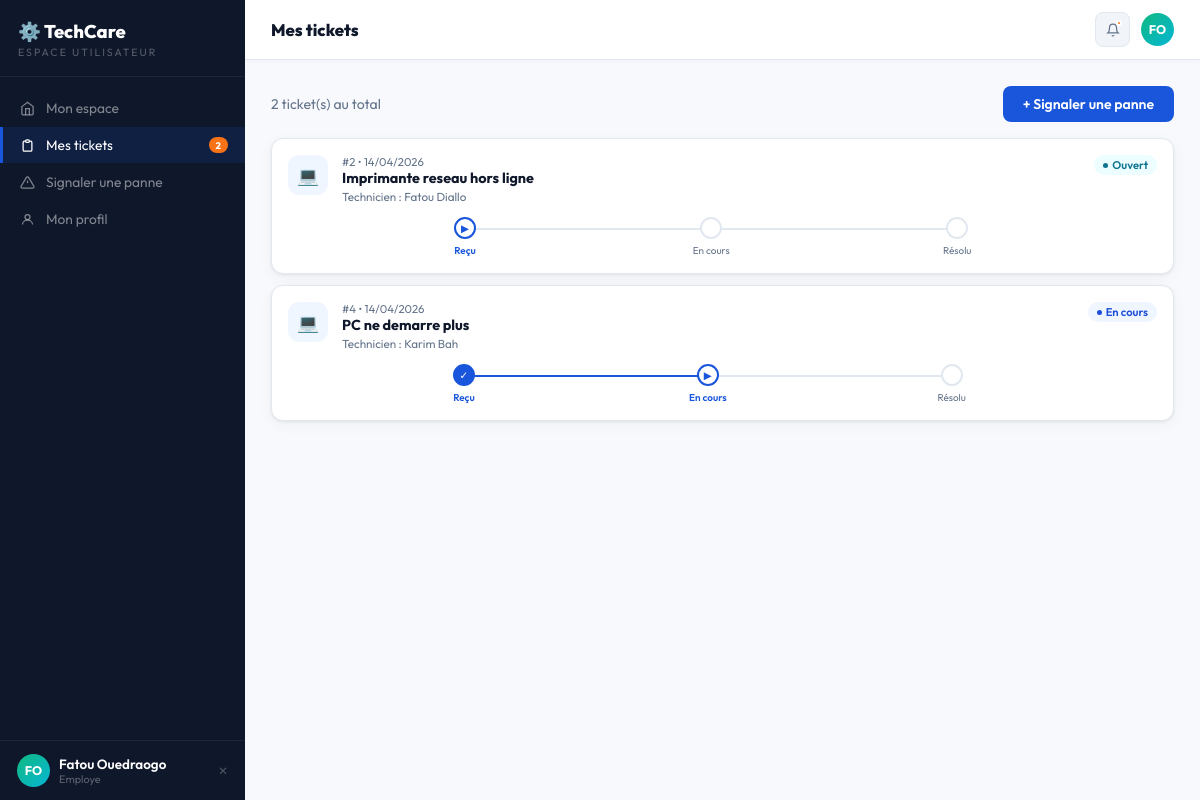
Page /dashboard.php?p=tickets (signed in) on the committed database.
### tables this page shows
CREATE TABLE tickets (
  id               INT AUTO_INCREMENT PRIMARY KEY,
  titre            VARCHAR(200) NOT NULL,
  description      TEXT         DEFAULT NULL,
  appareil_id      INT          DEFAULT NULL,
  demandeur_id     INT          DEFAULT NULL,
  nom_public       VARCHAR(100) DEFAULT NULL,
  email_public     VARCHAR(150) DEFAULT NULL,
  service_public   VARCHAR(100) DEFAULT NULL,
  priorite         ENUM('basse','normale','haute','critique') DEFAULT 'normale',
  statut           ENUM('ouvert','en_cours','resolu') DEFAULT 'ouvert',
  date_creation    DATETIME     DEFAULT CURRENT_TIMESTAMP,
  date_resolution  DATETIME     DEFAULT NULL,
  FOREIGN KEY (appareil_id)  REFERENCES appareils(id) ON DELETE SET NULL,
  FOREIGN KEY (demandeur_id) REFERENCES utilisateurs(id) ON DELETE SET NULL
);

### dashboard.php (the view, shortened to what this page needs)
<?php
require_once 'config.php';
$uid=$_SESSION['user_id']; $unom=$_SESSION['user_nom']; $urole=$_SESSION['user_role'];
$panel=$_GET['p']??'accueil';
$q=$pdo->prepare("SELECT t.*,a.nom AS anom,adm.nom AS technom FROM tickets t LEFT JOIN appareils a ON t.appareil_id=a.id LEFT JOIN interventions i ON i.ticket_id=t.id LEFT JOIN admins adm ON i.technicien_id=adm.id WHERE t.demandeur_id=? ORDER BY t.date_creation DESC");
$q->execute([$uid]); $mes=$q->fetchAll();
$nb_tot=count($mes);
$nb_ouv=count(array_filter($mes,fn($t)=>$t['statut']==='ouvert'));
$nb_enc=count(array_filter($mes,fn($t)=>$t['statut']==='en_cours'));
$nb_res=count(array_filter($mes,fn($t)=>$t['statut']==='resolu'));
$ini=initiales($unom);
function stTrack(string $statut):string {
  $steps=['ouvert'=>'Reçu','en_cours'=>'En cours','resolu'=>'Résolu'];
  $order=['ouvert'=>1,'en_cours'=>2,'resolu'=>3];
  $cur=$order[$statut]??1; $html='<div class="st-track">';
  foreach($steps as $k=>$lbl){
    $n=$order[$k]; $cls=''; $sym='';
    if($cur>$n){$cls='done';$sym='✓';}
    elseif($cur===$n){$cls='cur';$sym='▶';}
    $html.='<div class="st-step '.($cls?$cls:'').'"><div class="st-dot '.($cls?$cls:''). '">'.$sym.'</div><div class="st-lbl '.($cls?$cls:'').'">'.$lbl.'</div></div>';
  }
  return $html.'</div>';
}
?><!DOCTYPE html><html lang="fr"><head>
<link rel="stylesheet" href="assets/style.css">
</head><body>
<div class="app-layout">
  <aside class="sidebar">
    <div class="sb-logo"><div class="sb-logo-name">⚙️ TechCare</div><div class="sb-logo-role">Espace Utilisateur</div></div>
    <nav class="sb-nav">
      <a href="?p=accueil" class="sb-item <?php echo $panel==='accueil'?'active':''; ?>">
        <svg viewBox="0 0 24 24" fill="none" stroke="currentColor" stroke-width="2"><path d="M3 9l9-7 9 7v11a2 2 0 01-2 2H5a2 2 0 01-2-2z"/><polyline points="9 22 9 12 15 12 15 22"/></svg>Mon espace
      </a>
      <a href="?p=tickets" class="sb-item <?php echo $panel==='tickets'?'active':''; ?>">
        <svg viewBox="0 0 24 24" fill="none" stroke="currentColor" stroke-width="2"><path d="M9 5H7a2 2 0 00-2 2v12a2 2 0 002 2h10a2 2 0 002-2V7a2 2 0 00-2-2h-2"/><rect x="9" y="3" width="6" height="4" rx="2"/></svg>Mes tickets
        <?php if($nb_ouv+$nb_enc>0): ?><span class="sb-badge"><?php echo $nb_ouv+$nb_enc; ?></span><?php endif; ?>
      </a>
      <a href="?p=nouveau" class="sb-item <?php echo $panel==='nouveau'?'active':''; ?>">
        <svg viewBox="0 0 24 24" fill="none" stroke="currentColor" stroke-width="2"><path d="M10.29 3.86L1.82 18a2 2 0 001.71 3h16.94a2 2 0 001.71-3L13.71 3.86a2 2 0 00-3.42 0z"/><line x1="12" y1="9" x2="12" y2="13"/><line x1="12" y1="17" x2="12.01" y2="17"/></svg>Signaler une panne
      </a>
      <a href="?p=profil" class="sb-item <?php echo $panel==='profil'?'active':''; ?>">
        <svg viewBox="0 0 24 24" fill="none" stroke="currentColor" stroke-width="2"><circle cx="12" cy="8" r="4"/><path d="M4 20c0-4 3.6-7 8-7s8 3 8 7"/></svg>Mon profil
      </a>
    </nav>
    <div class="sb-footer">
      <div class="sb-user">
        <div class="sb-av" style="background:linear-gradient(135deg,#10b981,#06b6d4)"><?php echo $ini; ?></div>
        <div><div class="sb-uname"><?php echo clean($unom); ?></div><div class="sb-urole"><?php echo ucfirst($urole); ?></div></div>
        <a href="process/logout.php" class="sb-logout" title="Déconnexion">✕</a>
      </div>
    </div>
  </aside>
  <main class="app-main">
    <div class="topbar">
      <div class="topbar-title" id="usr-title"><?php echo match($panel){'accueil'=>'Mon espace','tickets'=>'Mes tickets','nouveau'=>'Signaler une panne','profil'=>'Mon profil',default=>'Mon espace'}; ?></div>
      <div class="topbar-right">
        <div class="icon-btn"><svg width="14" height="14" viewBox="0 0 24 24" fill="none" stroke="currentColor" stroke-width="2"><path d="M18 8A6 6 0 006 8c0 7-3 9-3 9h18s-3-2-3-9"/><path d="M13.73 21a2 2 0 01-3.46 0"/></svg><div class="notif-dot"></div></div>
        <div class="sb-av" style="background:linear-gradient(135deg,#10b981,#06b6d4)"><?php echo $ini; ?></div>
      </div>
    </div>
    <div class="app-content">
<?php if($panel==='accueil'): ?>
      <div style="background:linear-gradient(135deg,#eff6ff,#ecfeff);border:1px solid #bfdbfe;border-radius:13px;padding:22px;margin-bottom:20px">
        <div style="font-size:1.25rem;font-weight:800;margin-bottom:5px">👋 Bonjour, <?php echo clean($unom); ?> !</div>
        <div style="color:var(--muted);font-size:.86rem">
          <?php if($nb_enc+$nb_ouv>0): ?>Vous avez <strong style="color:var(--accent)"><?php echo $nb_enc+$nb_ouv; ?> ticket(s) actif(s)</strong>. <?php if($nb_enc): ?>Votre dernier ticket est en cours de traitement.<?php endif; ?>
          <?php else: ?>Aucun ticket actif. Tout va bien ! 🎉<?php endif; ?>
        </div>
      </div>
      <div class="stats-row" style="grid-template-columns:repeat(3,1fr)">
        <div class="stat-card"><div class="stat-stripe"></div><div class="stat-lbl">Mes tickets</div><div class="stat-val"><?php echo $nb_tot; ?></div><div class="stat-sub"><?php echo $nb_enc; ?> en cours</div></div>
        <div class="stat-card"><div class="stat-stripe ok"></div><div class="stat-lbl">Résolus</div><div class="stat-val" style="color:var(--ok)"><?php echo $nb_res; ?></div></div>
        <div class="stat-card"><div class="stat-stripe warn"></div><div class="stat-lbl">En attente</div><div class="stat-val" style="color:var(--warn)"><?php echo $nb_ouv; ?></div></div>
      </div>
      <?php if($mes): $t=$mes[0]; ?>
      <div class="card" style="margin-top:16px">
        <div class="card-head"><div class="card-title">Dernier ticket — #<?php echo $t['id']; ?></div><?php echo badgeStatut($t['statut']); ?></div>
        <div style="font-weight:700;margin-bottom:3px"><?php echo clean($t['titre']); ?></div>
        <div style="font-size:.81rem;color:var(--muted);margin-bottom:14px">Signalé le <?php echo date('d/m/Y',strtotime($t['date_creation'])); ?><?php if($t['technom']): ?> • Technicien : <?php echo clean($t['technom']); ?><?php endif; ?></div>
        <?php echo stTrack($t['statut']); ?>
      </div>
      <?php endif; ?>
<?php elseif($panel==='tickets'): ?>
      <div style="display:flex;justify-content:space-between;align-items:center;margin-bottom:16px">
        <div style="font-size:.88rem;color:var(--muted)"><?php echo $nb_tot; ?> ticket(s) au total</div>
        <a href="?p=nouveau" class="btn btn-primary">+ Signaler une panne</a>
      </div>
      <?php if(!$mes): ?><div class="alert alert-info">Aucun ticket pour l'instant. <a href="?p=nouveau">Signaler une panne</a></div>
      <?php else: foreach($mes as $t): ?>
      <div class="my-ticket">
        <div class="ticket-icon" style="width:40px;height:40px;border-radius:11px;background:var(--accent-light);font-size:1.1rem">💻</div>
        <div style="flex:1">
          <div style="font-size:.71rem;color:var(--muted)">#<?php echo $t['id']; ?> • <?php echo date('d/m/Y',strtotime($t['date_creation'])); ?></div>
          <div style="font-weight:700;font-size:.9rem;margin-bottom:2px"><?php echo clean($t['titre']); ?></div>
          <div style="font-size:.73rem;color:var(--muted)"><?php echo $t['technom']?'Technicien : '.clean($t['technom']):"En attente d'assignation"; ?></div>
          <?php echo stTrack($t['statut']); ?>
        </div>
        <?php echo badgeStatut($t['statut']); ?>
      </div>
      <?php endforeach; endif; ?>
<?php endif; ?>
    </div>
  </main>
</div>
</body></html>

### config.php (shortened to what this page needs)
<?php
function clean(string $v):string  { return htmlspecialchars(strip_tags(trim($v)),ENT_QUOTES,'UTF-8'); }
function badgeStatut(string $s):string {
  return match($s){
    'ouvert'   => '<span class="badge b-cyan"><span class="dot"></span>Ouvert</span>',
    'en_cours' => '<span class="badge b-blue"><span class="dot"></span>En cours</span>',
    'resolu'   => '<span class="badge b-green"><span class="dot"></span>Résolu</span>',
    default    => '<span class="badge b-gray">'.htmlspecialchars($s).'</span>'
  };
}
function initiales(string $nom):string {
  $parts = explode(' ', trim($nom));
  $i = strtoupper(substr($parts[0],0,1));
  if(isset($parts[1])) $i .= strtoupper(substr($parts[1],0,1));
  return $i;
}

### rows in the picture
tickets: id "2", date_creation "14/04/2026", titre "Imprimante reseau hors ligne", admins.nom "Fatou Diallo", statut "▶", lbl "Reçu", lbl "En cours", lbl "Résolu", statut "Ouvert"
tickets: id "4", date_creation "14/04/2026", titre "PC ne demarre plus", admins.nom "Karim Bah", statut "✓", lbl "Reçu", statut "▶", lbl "En cours", lbl "Résolu", statut "En cours"

### other values in the picture
$nb_ouv+$nb_enc "2"
$ini "FO"
$unom "Fatou Ouedraogo"
$urole "Employe"
$nb_tot "2"
